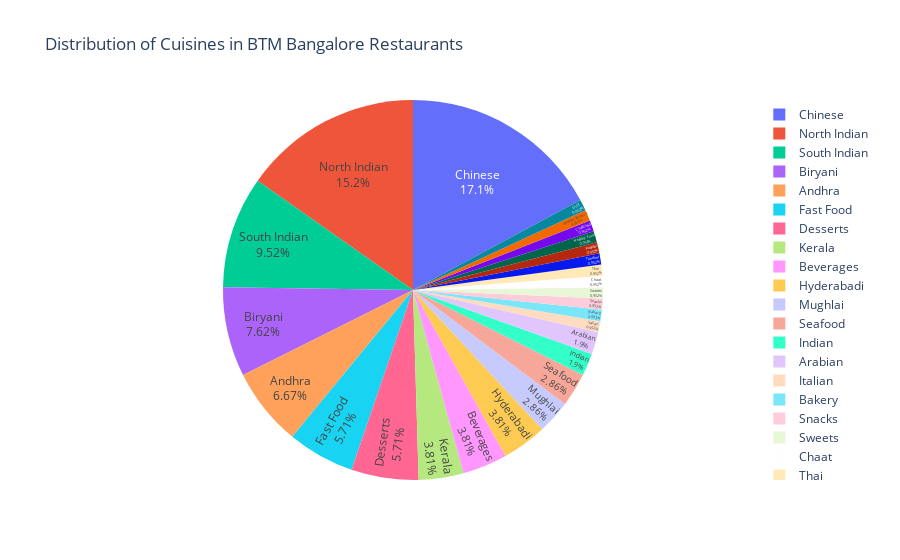

Notebook source saved alongside this figure:
### Code cell
fig = px.pie(data_frame = df_Cuisine_BTM, 
             names = df_Cuisine_BTM['Cuisine'], 
             values = df_Cuisine_BTM['Count'], 
             title = 'Distribution of Cuisines in BTM Bangalore Restaurants')

fig.update_traces(textposition = 'inside', textinfo = 'percent+label')
fig.show()

### Figure 1 — Plotly figure (JSON) as saved in the notebook; plotly's stock layout.template omitted (floating-point values rounded to 4 significant figures)
{"data": [{"domain": {"x": [0, 1], "y": [0, 1]}, "hovertemplate": "Cuisine=%{label}<br>Count=%{value}<extra></extra>", "labels": ["Fast Food", "North Indian", "Chinese", "Italian", "South Indian", "Desserts", "Kerala", "Andhra", "Beverages", "Mughlai", "Seafood", "Bakery", "Hyderabadi", "Indian", "Biryani", "Snacks", "Sweets", "Chaat", "Arabian", "Thai", "Tandoor", "Punjabi", "Healthy Food", "Chettinad", "Middle Eastern", "Grill"], "legendgroup": "", "name": "", "showlegend": true, "textinfo": "percent+label", "textposition": "inside", "type": "pie", "values": [6, 16, 18, 1, 10, 6, 4, 7, 4, 3, 3, 1, 4, 2, 8, 1, 1, 1, 2, 1, 1, 1, 1, 1, 1, 1]}], "layout": {"legend": {"tracegroupgap": 0}, "title": {"text": "Distribution of Cuisines in BTM Bangalore Restaurants"}}}
